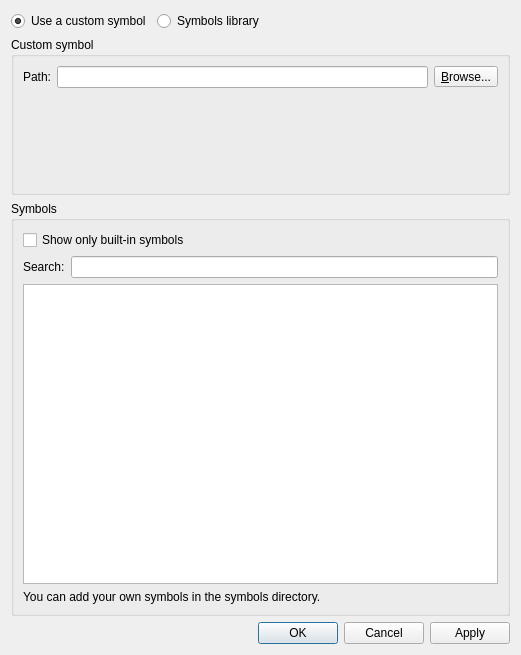
<?xml version="1.0" encoding="UTF-8"?>
<ui version="4.0">
 <class>SymbolSelectionDialog</class>
 <widget class="QDialog" name="SymbolSelectionDialog">
  <property name="geometry">
   <rect>
    <x>0</x>
    <y>0</y>
    <width>521</width>
    <height>655</height>
   </rect>
  </property>
  <property name="windowTitle">
   <string>Symbol selection</string>
  </property>
  <property name="styleSheet">
   <string notr="true">
QWidget {
    background-color: #fae8b7;
    color: #586e75;
}

QToolBar {
    border:0px;
}

QGraphicsView, QTextEdit, QPlainTextEdit, QTreeWidget, QListWidget, QLineEdit, QSpinBox, QComboBox {
    background-color: #fdf6e3;
}

QLabel, QMenu, QStatusBar {
  color: #586e75;
}

QMenuBar::item {
    background-color: #fae8b7;
}

QMenu::item:selected {
    color: #f2f2f2;
    background-color: #383838;
}

QToolButton:hover {
    background-color: #383838;
}

QGroupBox {
    color: #586e75;
    font: bold 12px;
    padding: 15px;
    border-style: none;
}

QAbstractScrollArea::corner {
    background: #fae8b7;
}

QScrollBar::add-page:horizontal, QScrollBar::sub-page:horizontal, QScrollBar::add-page:vertical, QScrollBar::sub-page:vertical {
  background: none;
}

QComboBox {
    selection-color: #f2f2f2;
    selection-background-color: #fae8b7;
}

QComboBox QAbstractItemView {
    background-color: #fdf6e3;
}

QDockWidget, QMenuBar, QPushButton, QToolButton, QTabWidget, QHeaderView::section {
    color: #586e75;
    font: bold 11px;
}

QTabBar {
    color: #586e75;
}

QRadioButton, QCheckBox {
  color: #586e75;
}

QRadioButton::disabled, QCheckBox::disabled {
  color: gray;
}
// bg-color=#fdf6e3
// fg-color=#586e75
// tool-bar=#fae8b7
// selection-bg=#383838 
// selection-fg=#f2f2f2
 </string>
  </property>
  <property name="modal">
   <bool>true</bool>
  </property>
  <layout class="QVBoxLayout" name="verticalLayout_2">
   <item>
    <layout class="QHBoxLayout" name="horizontalLayout_2">
     <item>
      <widget class="QRadioButton" name="uiCustomSymbolRadioButton">
       <property name="text">
        <string>Use a custom symbol</string>
       </property>
       <property name="checked">
        <bool>true</bool>
       </property>
      </widget>
     </item>
     <item>
      <widget class="QRadioButton" name="uiBuiltInSymbolRadioButton">
       <property name="text">
        <string>Symbols library</string>
       </property>
      </widget>
     </item>
     <item>
      <spacer name="horizontalSpacer_2">
       <property name="orientation">
        <enum>Qt::Horizontal</enum>
       </property>
       <property name="sizeHint" stdset="0">
        <size>
         <width>40</width>
         <height>20</height>
        </size>
       </property>
      </spacer>
     </item>
    </layout>
   </item>
   <item>
    <widget class="QGroupBox" name="uiCustomSymbolGroupBox">
     <property name="title">
      <string>Custom symbol</string>
     </property>
     <layout class="QGridLayout" name="gridLayout">
      <item row="0" column="0">
       <widget class="QLabel" name="uiSymbolLabel">
        <property name="text">
         <string>Path:</string>
        </property>
       </widget>
      </item>
      <item row="0" column="1">
       <layout class="QHBoxLayout" name="horizontalLayout_7">
        <item>
         <widget class="QLineEdit" name="uiSymbolLineEdit"/>
        </item>
        <item>
         <widget class="QToolButton" name="uiSymbolToolButton">
          <property name="text">
           <string>&amp;Browse...</string>
          </property>
          <property name="toolButtonStyle">
           <enum>Qt::ToolButtonTextOnly</enum>
          </property>
         </widget>
        </item>
       </layout>
      </item>
      <item row="1" column="1">
       <spacer name="verticalSpacer">
        <property name="orientation">
         <enum>Qt::Vertical</enum>
        </property>
        <property name="sizeHint" stdset="0">
         <size>
          <width>20</width>
          <height>40</height>
         </size>
        </property>
       </spacer>
      </item>
     </layout>
    </widget>
   </item>
   <item>
    <widget class="QGroupBox" name="uiBuiltInGroupBox">
     <property name="title">
      <string>Symbols</string>
     </property>
     <layout class="QVBoxLayout" name="verticalLayout">
      <item>
       <widget class="QCheckBox" name="uiBuiltinSymbolOnlyCheckBox">
        <property name="text">
         <string>Show only built-in symbols</string>
        </property>
       </widget>
      </item>
      <item>
       <layout class="QHBoxLayout" name="horizontalLayout_3">
        <item>
         <widget class="QLabel" name="uiSearchLabel">
          <property name="text">
           <string>Search:</string>
          </property>
         </widget>
        </item>
        <item>
         <widget class="QLineEdit" name="uiSearchLineEdit"/>
        </item>
       </layout>
      </item>
      <item>
       <widget class="QListWidget" name="uiSymbolListWidget">
        <property name="minimumSize">
         <size>
          <width>0</width>
          <height>300</height>
         </size>
        </property>
       </widget>
      </item>
      <item>
       <widget class="QLabel" name="label">
        <property name="text">
         <string>You can add your own symbols in the symbols directory.</string>
        </property>
       </widget>
      </item>
     </layout>
    </widget>
   </item>
   <item>
    <layout class="QHBoxLayout" name="horizontalLayout">
     <item>
      <spacer name="horizontalSpacer">
       <property name="orientation">
        <enum>Qt::Horizontal</enum>
       </property>
       <property name="sizeHint" stdset="0">
        <size>
         <width>40</width>
         <height>20</height>
        </size>
       </property>
      </spacer>
     </item>
     <item>
      <widget class="QDialogButtonBox" name="uiButtonBox">
       <property name="orientation">
        <enum>Qt::Horizontal</enum>
       </property>
       <property name="standardButtons">
        <set>QDialogButtonBox::Apply|QDialogButtonBox::Cancel|QDialogButtonBox::Ok</set>
       </property>
      </widget>
     </item>
    </layout>
   </item>
  </layout>
  <zorder>uiBuiltInGroupBox</zorder>
  <zorder>uiCustomSymbolGroupBox</zorder>
 </widget>
 <resources>
  <include location="../../resources/resources.qrc"/>
 </resources>
 <connections>
  <connection>
   <sender>uiButtonBox</sender>
   <signal>accepted()</signal>
   <receiver>SymbolSelectionDialog</receiver>
   <slot>accept()</slot>
   <hints>
    <hint type="sourcelabel">
     <x>248</x>
     <y>254</y>
    </hint>
    <hint type="destinationlabel">
     <x>157</x>
     <y>274</y>
    </hint>
   </hints>
  </connection>
  <connection>
   <sender>uiButtonBox</sender>
   <signal>rejected()</signal>
   <receiver>SymbolSelectionDialog</receiver>
   <slot>reject()</slot>
   <hints>
    <hint type="sourcelabel">
     <x>316</x>
     <y>260</y>
    </hint>
    <hint type="destinationlabel">
     <x>286</x>
     <y>274</y>
    </hint>
   </hints>
  </connection>
 </connections>
</ui>
